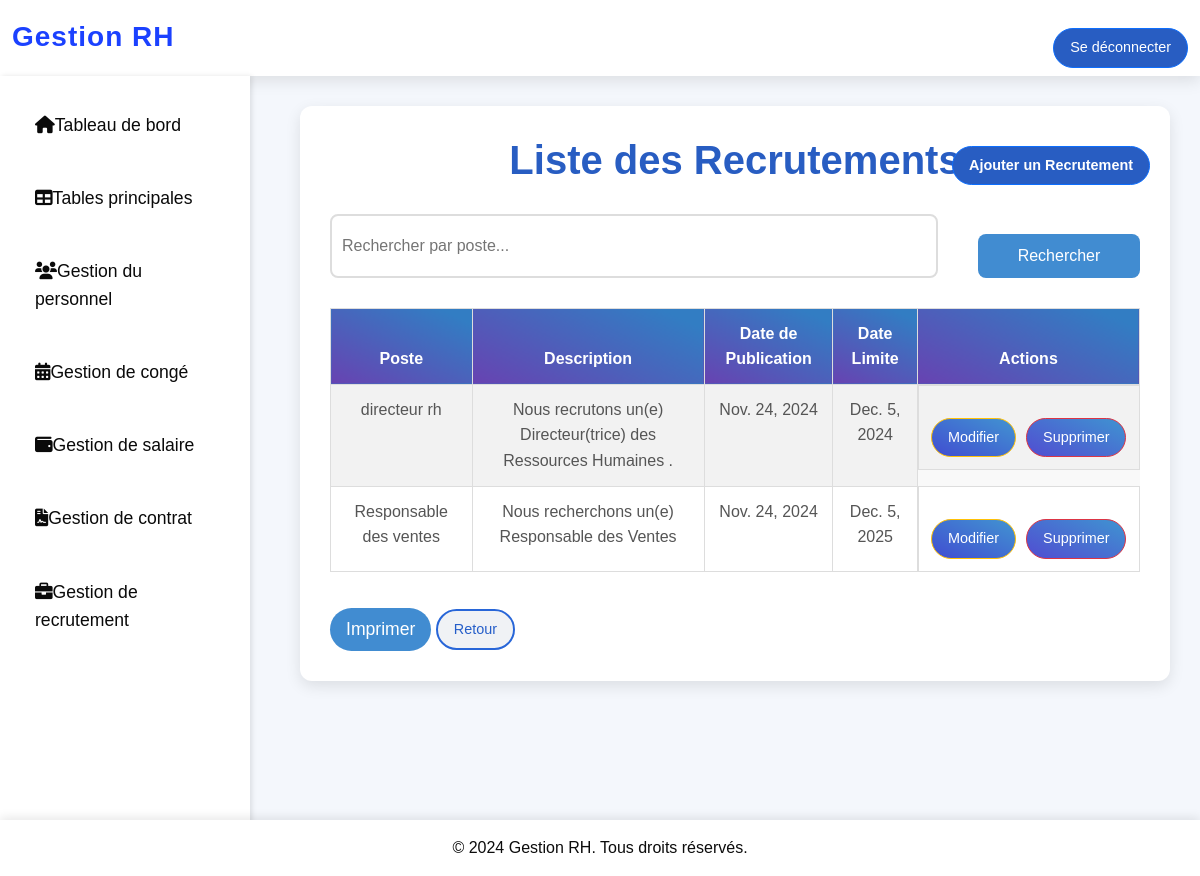
The page /gestion/recrutements/ (signed in) on the database its author committed.
### gestion/models.py (models this page shows, shortened)
class Recrutement(models.Model):
    poste = models.CharField(max_length=100)
    description = models.TextField()
    date_publication = models.DateField()
    date_limite = models.DateField()

### gestion/views.py (the view)
# urls.py: path('recrutements/', views.gestion_recrutements, name='gestion_recrutements'),
def gestion_recrutements(request):
    search_query = request.GET.get('search', '')
    recrutements = Recrutement.objects.filter(poste__icontains=search_query) if search_query else Recrutement.objects.all()
    return render(request, 'gestion_recrutements/recrutement_list.html', {'recrutements': recrutements})

### gestion/templates/gestion_recrutements/recrutement_list.html (shortened to what this page needs)
{% extends 'base.html' %}
{% block content %}
<div class="container">
    <h2>Liste des Recrutements</h2>
    <a href="{% url 'ajouter_recrutement' %}" class="btn btn-primary btn-ajouter-recrutement">Ajouter un Recrutement</a>
    <form method="get" class="search-form">
        <input type="text" name="search" placeholder="Rechercher par poste..." value="{{ request.GET.search }}">
        <button type="submit" class="btn btn-secondary">Rechercher</button>
    </form>
    <table class="table table-striped">
        <thead>
            <tr>
                <th>Poste</th>
                <th>Description</th>
                <th>Date de Publication</th>
                <th>Date Limite</th>
                <th>Actions</th>
            </tr>
        </thead>
        <tbody>
            {% for recrutement in recrutements %}
            <tr>
                <td>{{ recrutement.poste }}</td>
                <td>{{ recrutement.description }}</td>
                <td>{{ recrutement.date_publication }}</td>
                <td>{{ recrutement.date_limite }}</td>
                <td>
                    <a href="{% url 'modifier_recrutement' recrutement.id %}" class="btn btn-warning">Modifier</a>
                    <a href="{% url 'supprimer_recrutement' recrutement.id %}" class="btn btn-danger">Supprimer</a>
                </td>
            </tr>
            {% empty %}
            <tr>
                <td colspan="5">Aucun recrutement trouvé.</td>
            </tr>
            {% endfor %}
        </tbody>
    </table>
    <button onclick="window.print()" class="btn btn-info">Imprimer</button>
    <a href="{% url 'gestion_tables' %}" class="btn btn-secondary">Retour</a>
</div>
{% endblock %}

### gestion/templates/base.html (style rules this page uses)
* { margin: 0; padding: 0; box-sizing: border-box; font-family: 'Poppins', sans-serif; }
body { background-color: rgb(234, 234, 234); background-size: cover; background-repeat: no-repeat; background-position: center; height: 100vh; margin: 0; padding: 0; color: #131212; font-size: 16px; line-height: 1.6; }

### gestion/templates/gestion_recrutements/recrutement_list.html (style rules this page uses)
* { margin: 0; padding: 0; box-sizing: border-box; font-family: 'Poppins', sans-serif; }
body { background-color: #f4f7fc; color: #333; font-size: 16px; line-height: 1.6; }
.container { max-width: 1000px; margin-top: 1% auto; padding: 30px; background-color: #fff; box-shadow: 0px 5px 15px rgba(0, 0, 0, 0.1); border-radius: 12px; position: relative; }
h2 { font-size: 2.5rem; font-weight: 700; color: #285DC2; text-align: center; margin-bottom: 30px; }
.btn-ajouter-recrutement { display: inline-block; position: absolute; top: 20px; right: 20px; padding: 10px 20px; background-color: #285DC2; color: white; border-radius: 5px; font-size: 1rem; font-weight: bold; text-decoration: none; transition: background-color 0.3s ease; }
.search-form { display: flex; justify-content: space-between; margin-bottom: 20px; gap: 10px; }
.search-form input { width: 75%; padding: 10px; font-size: 1rem; border: 2px solid #ddd; border-radius: 8px; transition: border-color 0.3s ease; }
.search-form button { width: 20%; padding: 10px; font-size: 1rem; color: white; background-color: #418cd1; border: none; border-radius: 8px; cursor: pointer; transition: background-color 0.3s ease; }
.table { width: 100%; margin-top: 30px; border-collapse: collapse; }
.table th, .table td { padding: 12px; text-align: center; border: 1px solid #ddd; }
.table th { background: linear-gradient(205.17deg, #327dc3 10.93%, #7138ae 116.08%); color: white; font-weight: 700; }
.table-striped tbody tr:nth-child(odd) { background-color: #f9f9f9; }
.table-striped tbody tr:nth-child(even) { background-color: #f0f0f0; }
.table td { color: #555; }
.table td:last-child { display: flex; justify-content: center; gap: 10px; }
.btn { font-size: 0.9rem; padding: 8px 16px; border-radius: 25px; transition: all 0.3s ease; margin-top: 20px; }
.btn-primary { background-color: #285DC2; color: white; }
.btn-secondary { background-color: #f0f2f5; color: #255ec9; border: 2px solid #2866d8; }
.btn-warning { background: linear-gradient(205.17deg, #418cd1 10.93%, #4141d1 116.08%); color: white; }
.btn-danger { background: linear-gradient(205.17deg, #418cd1 10.93%, #5441d1 116.08%); color: white; }
.btn-info { background-color: #418cd1; color: white; border: none; cursor: pointer; font-size: 1.1rem; }

### rows shown on the page
Recrutement: poste "directeur rh", description "Nous recrutons un(e) Directeur(trice) des Ressources Humaines .", date_publication "Nov. 24, 2024", date_limite "Dec. 5, 2024"
Recrutement: poste "Responsable des ventes", description "Nous recherchons un(e) Responsable des Ventes", date_publication "Nov. 24, 2024", date_limite "Dec. 5, 2025"
